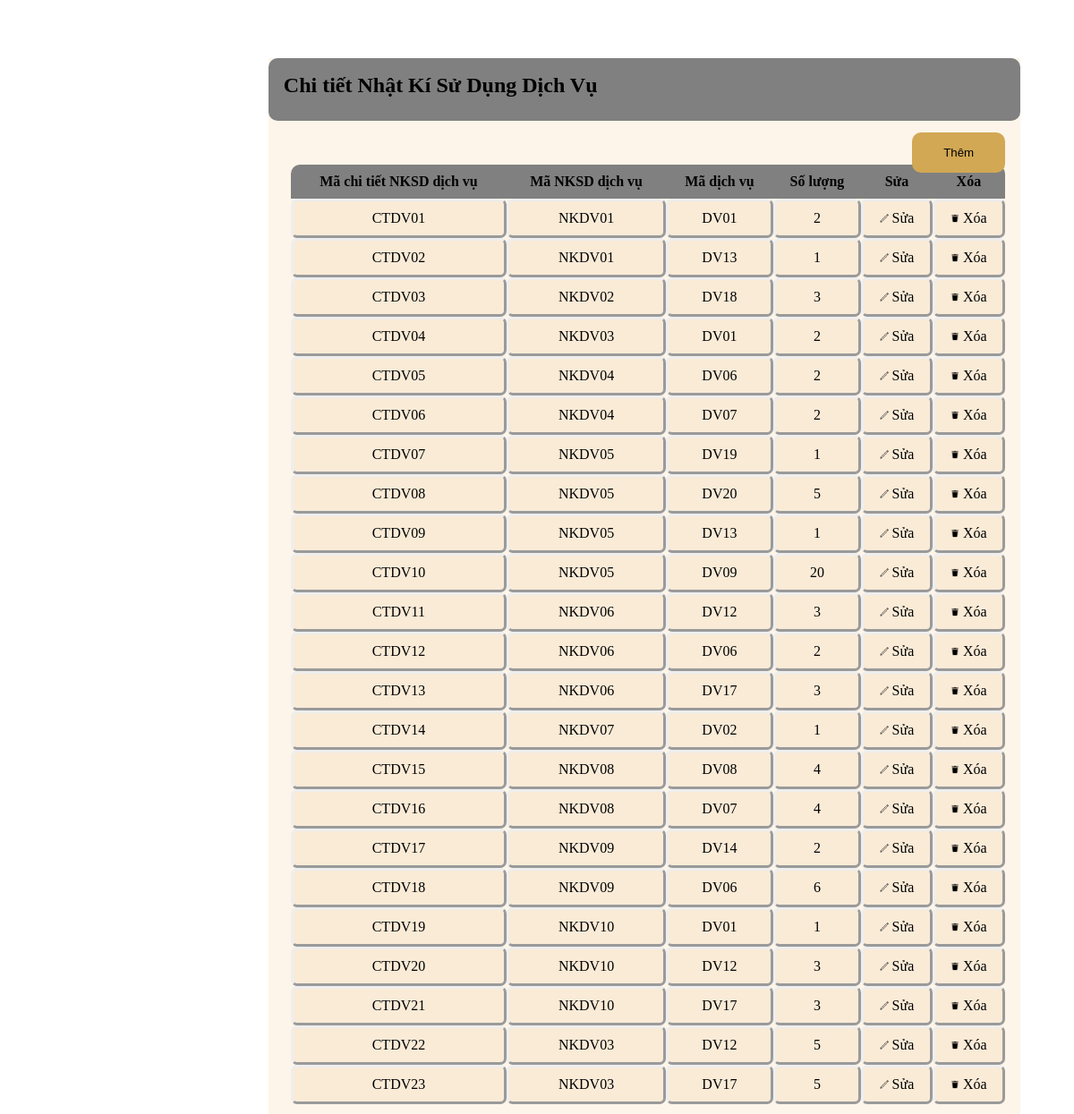
Page /quantri/admin/admin_ctnksddv.php on the committed database.
### tables this page shows
create table CHITIET_NKSDDV (
    MA_CT_NKSDDV varchar(10) primary key not null ,
    MA_NKSD_DICHVU varchar(10) not null,
    foreign keY (MA_NKSD_DICHVU)  references NKSD_DICHVU(MA_NKSD_DICHVU),
    MA_DV varchar(10) not null,
    SOLUONG int not null
);

### quantri/admin/admin_ctnksddv.php (the view, shortened to what this page needs)
<?php
    $link=new mysqli("localhost","root","","khachsan");
    $sql="select * from CHITIET_NKSDDV";
    $result=$link->query($sql);
?>
<div class="layout_danhmuc">
    <div class="danhmuc"><h2 style="margin: 2% 0 0 2%"> Chi tiết Nhật Kí Sử Dụng Dịch Vụ </h2>
      <button>Thêm</button>
<table>
    <tr>
        <th style="border-radius: 10px 0 0 0">Mã chi tiết NKSD dịch vụ</th>
        <th>Mã NKSD dịch vụ</th>
        <th>Mã dịch vụ</th>
        <th>Số lượng</th>
        <th> Sửa </th>
        <th style="border-radius: 0 10px 0 0">Xóa</th>
    </tr>
    <?php
        while($row=$result->fetch_assoc())
        {
    ?>
            <tr align="center" >
                <td><?php echo $row["MA_CT_NKSDDV"]; ?></td>
                <td><?php echo $row["MA_NKSD_DICHVU"]; ?></td>
                <td><?php echo $row["MA_DV"]; ?></td>
                <td><?php echo $row["SOLUONG"]; ?></td>
                <td><a href=""><img src="../img/icon/edit.png"  width="10px" height="10px"> Sửa</a></td>
                <td><a href=""><img src="../img/icon/delete.png" width="10px" height="10px"> Xóa</a></td>
            </tr>
    <?php
        }
    ?>
</table>

### quantri/admin/admin_ctnksddv.php (style rules this page uses)
.layout_danhmuc { width: 70%; position: absolute; background-color: rgb(253, 245, 233); top:10%; right:5%; height: 1180px; top:65px; }
.danhmuc { width: 100%; height: 70px; background-color: gray; border-radius: 10px; position: absolute; top:0px; }
button { padding: 15px 35px; position: absolute; right: 2%; top: 83px; border: none; background-color: rgb(210, 168, 84); border-radius: 10px; cursor: pointer; }
table { width: 95%; margin: 9% 10% 0 3%; border-radius: 10px; border-spacing: 0; border-collapse: separate; top:10px; }
th { background-color: gray; padding: 10px; }
td { background-color:antiquewhite; border-style:outset; padding: 10px; border-radius: 7px; }
a { text-decoration: none; color: black; }

### rows in the picture
chitiet_nksddv: MA_CT_NKSDDV "CTDV01", MA_NKSD_DICHVU "NKDV01", MA_DV "DV01", SOLUONG "2"
chitiet_nksddv: MA_CT_NKSDDV "CTDV02", MA_NKSD_DICHVU "NKDV01", MA_DV "DV13", SOLUONG "1"
chitiet_nksddv: MA_CT_NKSDDV "CTDV03", MA_NKSD_DICHVU "NKDV02", MA_DV "DV18", SOLUONG "3"
chitiet_nksddv: MA_CT_NKSDDV "CTDV04", MA_NKSD_DICHVU "NKDV03", MA_DV "DV01", SOLUONG "2"
chitiet_nksddv: MA_CT_NKSDDV "CTDV05", MA_NKSD_DICHVU "NKDV04", MA_DV "DV06", SOLUONG "2"
chitiet_nksddv: MA_CT_NKSDDV "CTDV06", MA_NKSD_DICHVU "NKDV04", MA_DV "DV07", SOLUONG "2"
chitiet_nksddv: MA_CT_NKSDDV "CTDV07", MA_NKSD_DICHVU "NKDV05", MA_DV "DV19", SOLUONG "1"
chitiet_nksddv: MA_CT_NKSDDV "CTDV08", MA_NKSD_DICHVU "NKDV05", MA_DV "DV20", SOLUONG "5"
chitiet_nksddv: MA_CT_NKSDDV "CTDV09", MA_NKSD_DICHVU "NKDV05", MA_DV "DV13", SOLUONG "1"
chitiet_nksddv: MA_CT_NKSDDV "CTDV10", MA_NKSD_DICHVU "NKDV05", MA_DV "DV09", SOLUONG "20"
chitiet_nksddv: MA_CT_NKSDDV "CTDV11", MA_NKSD_DICHVU "NKDV06", MA_DV "DV12", SOLUONG "3"
chitiet_nksddv: MA_CT_NKSDDV "CTDV12", MA_NKSD_DICHVU "NKDV06", MA_DV "DV06", SOLUONG "2"
chitiet_nksddv: MA_CT_NKSDDV "CTDV13", MA_NKSD_DICHVU "NKDV06", MA_DV "DV17", SOLUONG "3"
chitiet_nksddv: MA_CT_NKSDDV "CTDV14", MA_NKSD_DICHVU "NKDV07", MA_DV "DV02", SOLUONG "1"
chitiet_nksddv: MA_CT_NKSDDV "CTDV15", MA_NKSD_DICHVU "NKDV08", MA_DV "DV08", SOLUONG "4"
chitiet_nksddv: MA_CT_NKSDDV "CTDV16", MA_NKSD_DICHVU "NKDV08", MA_DV "DV07", SOLUONG "4"
chitiet_nksddv: MA_CT_NKSDDV "CTDV17", MA_NKSD_DICHVU "NKDV09", MA_DV "DV14", SOLUONG "2"
chitiet_nksddv: MA_CT_NKSDDV "CTDV18", MA_NKSD_DICHVU "NKDV09", MA_DV "DV06", SOLUONG "6"
chitiet_nksddv: MA_CT_NKSDDV "CTDV19", MA_NKSD_DICHVU "NKDV10", MA_DV "DV01", SOLUONG "1"
chitiet_nksddv: MA_CT_NKSDDV "CTDV20", MA_NKSD_DICHVU "NKDV10", MA_DV "DV12", SOLUONG "3"
chitiet_nksddv: MA_CT_NKSDDV "CTDV21", MA_NKSD_DICHVU "NKDV10", MA_DV "DV17", SOLUONG "3"
chitiet_nksddv: MA_CT_NKSDDV "CTDV22", MA_NKSD_DICHVU "NKDV03", MA_DV "DV12", SOLUONG "5"
chitiet_nksddv: MA_CT_NKSDDV "CTDV23", MA_NKSD_DICHVU "NKDV03", MA_DV "DV17", SOLUONG "5"
